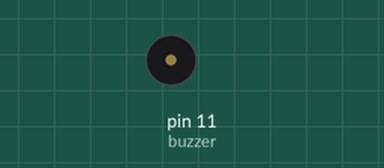
Recording of a sketch running on a simulated Arduino Uno, built with avr-gcc and run on an emulated ATmega328P. Shown: buzzer (waves = sounding).

Above: at 0.1 s.
Timing chart, 0 to 0.1 s (numbered marks = the images above):
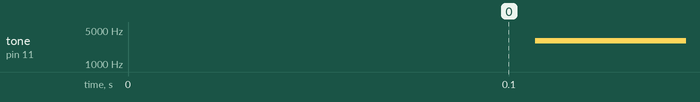

Measured:
- by itself, tone on pin 11 (buzzer): silent → 3000 Hz at 0.11 s

The sketch:

buzzer_oscilador_basico.ino
```cpp
const int buzzer = 11;

void setup() {

pinMode(buzzer, OUTPUT);

}

void loop() {
 //este for vai de 10 hz ate 3000 hz
  for(int i = 10; i <= 3000; i++){

  tone(buzzer, i);

  }

}
```
